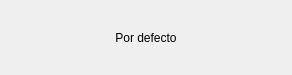
<?xml version="1.0" encoding="UTF-8"?>
<ui version="4.0">
 <class>Boton</class>
 <widget class="QWidget" name="Boton">
  <property name="geometry">
   <rect>
    <x>0</x>
    <y>0</y>
    <width>292</width>
    <height>75</height>
   </rect>
  </property>
  <property name="windowTitle">
   <string>Form</string>
  </property>
  <layout class="QGridLayout" name="gridLayout">
   <item row="0" column="0">
    <widget class="QLabel" name="lTexto">
     <property name="text">
      <string>Por defecto</string>
     </property>
     <property name="alignment">
      <set>Qt::AlignCenter</set>
     </property>
    </widget>
   </item>
  </layout>
 </widget>
 <resources/>
 <connections/>
</ui>
